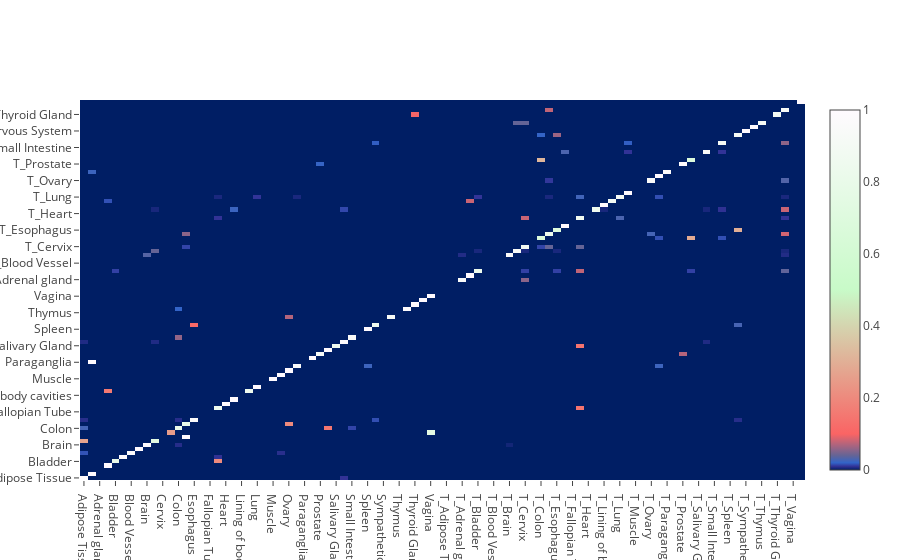

Here is the notebook cell this chart was saved with:
### Markdown cell above
## Show Normalized Confusion matrix using Plotly

### Code cell
labels =[      class_labels[i] for i in range(46)]
labels+=['T_'+ class_labels[i] for i in range(46)]
#print('labels =', labels)

#Normalize rows 
cmp=cm[:,:]*1.000
for row in range(92) :
    if Y_n[row] != 0 :  
        for col in range(92) :
            cmp[row, col] = cm[row,col]/Y_n[row]
        #print('Y_n', row, Y_n[row], cm [row,0:46], cmp[row,0:46])



trace = go.Heatmap(
    z=cmp,
    x=labels,
    y=labels,
    ygap=0,
    xgap=0,
    colorscale=[
        [0.0,   'rgb(  0, 30,100)'], 
        [0.01,  'rgb( 50, 50, 150)'], 
        [0.02,  'rgb( 50,100, 200)'], 
        [0.04,  'rgb(100,100, 150)'], 
        [0.1,   'rgb(250,100,100)'], 
        [0.5,   'rgb(200,250,200)'], 
        [1.0,   'rgb(255,250,255)']]
 

)
data=[trace]


layout = go.Layout(
    autosize=False,
    width=1000,
    height=1000,
    margin=dict(
        l=150,
        r=100,
        b=150,
        t=100,
        pad=4
    ),
    paper_bgcolor='#ffffff',
    plot_bgcolor='#000000' ,
    title='Confusion Matrix',
    xaxis=dict(
        title='Predicted',
        titlefont=dict(
            family='Courier New, monospace',
            size=18,
            color='#000000'
        )
    ),
    yaxis=dict(
        title='Actual',
        titlefont=dict(
            family='Courier New, monospace',
            size=18,
            color='#000000'
        )
    )


)
fig = go.Figure(data=data, layout=layout)
plot_url = plot(fig, filename='normalized confusion-matrix.html')

iplot(data, filename='normalized confusion matrix')

### Figure 1 — Plotly figure (JSON) as saved in the notebook; plotly's stock layout.template omitted (floating-point values rounded to 4 significant figures; data arrays with more than 128 entries replaced by an {"elided": "..."} marker saying what was removed)
{"data": [{"colorscale": [[0, "rgb(  0, 30,100)"], [0.01, "rgb( 50, 50, 150)"], [0.02, "rgb( 50,100, 200)"], [0.04, "rgb(100,100, 150)"], [0.1, "rgb(250,100,100)"], [0.5, "rgb(200,250,200)"], [1, "rgb(255,250,255)"]], "type": "heatmap", "x": ["Adipose Tissue", "Adrenal Gland", "Adrenal gland", "Bile duct", "Bladder", "Blood", "Blood Vessel", "Bone Marrow", "Brain", "Breast", "Cervix", "Cervix Uteri", "Colon", "Endometrium", "Esophagus", "Eye", "Fallopian Tube", "Head and Neck region", "Heart", "Kidney", "Lining of body cavities", "Liver", "Lung", "Lymphatic tissue", "Muscle", "Nerve", "Ovary", "Pancreas", "Paraganglia", "Pituitary", "Prostate", "Rectum", "Salivary Gland", "Skin", "Small Intestine", "Soft tissue,Bone", "Spleen", "Stomach", "SympatheticÊNervous System", "Testis", "Thymus", "Thyroid", "Thyroid Gland", "Uterus", "Vagina", "White blood cell", "T_Adipose Tissue", "T_Adrenal Gland", "T_Adrenal gland", "T_Bile duct", "T_Bladder", "T_Blood", "T_Blood Vessel", "T_Bone Marrow", "T_Brain", "T_Breast", "T_Cervix", "T_Cervix Uteri", "T_Colon", "T_Endometrium", "T_Esophagus", "T_Eye", "T_Fallopian Tube", "T_Head and Neck region", "T_Heart", "T_Kidney", "T_Lining of body cavities", "T_Liver", "T_Lung", "T_Lymphatic tissue", "T_Muscle", "T_Nerve", "T_Ovary", "T_Pancreas", "T_Paraganglia", "T_Pituitary", "T_Prostate", "T_Rectum", "T_Salivary Gland", "T_Skin", "T_Small Intestine", "T_Soft tissue,Bone", "T_Spleen", "T_Stomach", "T_SympatheticÊNervous System", "T_Testis", "T_Thymus", "T_Thyroid", "T_Thyroid Gland", "T_Uterus", "T_Vagina", "T_White blood cell"], "xgap": 0, "y": ["Adipose Tissue", "Adrenal Gland", "Adrenal gland", "Bile duct", "Bladder", "Blood", "Blood Vessel", "Bone Marrow", "Brain", "Breast", "Cervix", "Cervix Uteri", "Colon", "Endometrium", "Esophagus", "Eye", "Fallopian Tube", "Head and Neck region", "Heart", "Kidney", "Lining of body cavities", "Liver", "Lung", "Lymphatic tissue", "Muscle", "Nerve", "Ovary", "Pancreas", "Paraganglia", "Pituitary", "Prostate", "Rectum", "Salivary Gland", "Skin", "Small Intestine", "Soft tissue,Bone", "Spleen", "Stomach", "SympatheticÊNervous System", "Testis", "Thymus", "Thyroid", "Thyroid Gland", "Uterus", "Vagina", "White blood cell", "T_Adipose Tissue", "T_Adrenal Gland", "T_Adrenal gland", "T_Bile duct", "T_Bladder", "T_Blood", "T_Blood Vessel", "T_Bone Marrow", "T_Brain", "T_Breast", "T_Cervix", "T_Cervix Uteri", "T_Colon", "T_Endometrium", "T_Esophagus", "T_Eye", "T_Fallopian Tube", "T_Head and Neck region", "T_Heart", "T_Kidney", "T_Lining of body cavities", "T_Liver", "T_Lung", "T_Lymphatic tissue", "T_Muscle", "T_Nerve", "T_Ovary", "T_Pancreas", "T_Paraganglia", "T_Pituitary", "T_Prostate", "T_Rectum", "T_Salivary Gland", "T_Skin", "T_Small Intestine", "T_Soft tissue,Bone", "T_Spleen", "T_Stomach", "T_SympatheticÊNervous System", "T_Testis", "T_Thymus", "T_Thyroid", "T_Thyroid Gland", "T_Uterus", "T_Vagina", "T_White blood cell"], "ygap": 0, "z": {"elided": "92x92 float values"}}], "layout": {}}
